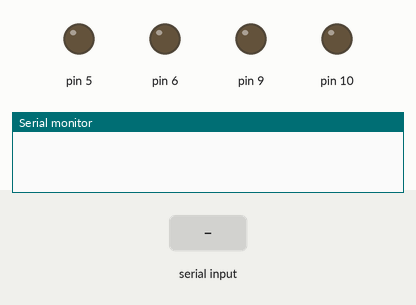
The sketch below on a simulated Arduino Uno, built with avr-gcc and run on an emulated ATmega328P. On the bench: output pins drawn as LEDs (lit = HIGH), the last lines printed to the serial monitor. The inputs (shaded band) are chosen by the test bench.

Above: at 1.2 s.
1.3 s: "F" received over the second serial link
At 2.3 s:
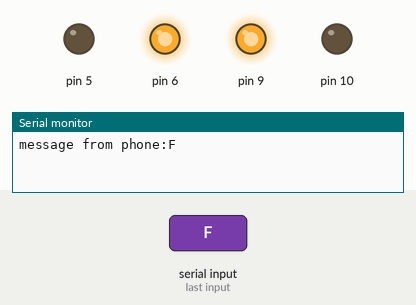
2.8 s: "B" received over the second serial link
At 3.5 s:
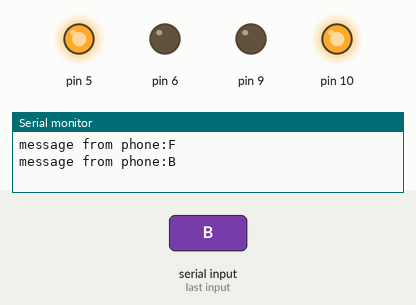
4.3 s: "R" received over the second serial link
At 4.6 s:
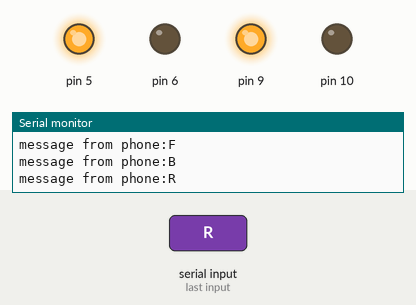
5.8 s: "L" received over the second serial link
At 7.0 s:
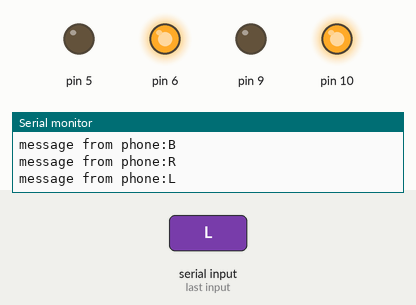
7.3 s: "G" received over the second serial link
At 8.1 s:
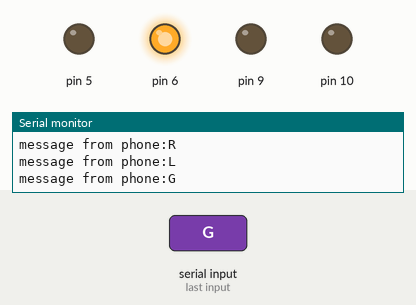
8.8 s: "I" received over the second serial link
At 9.3 s:
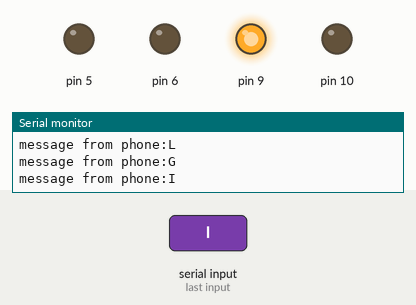
Timing chart, 0 to 11.3 s (numbered marks = the images above; inputs shaded):
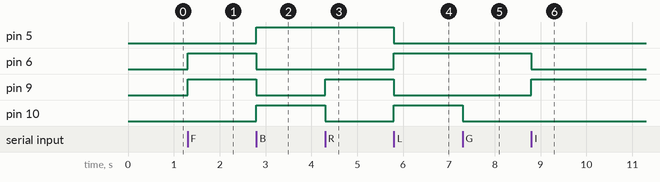

Measured:
- after the input at 1.3 s, pin 6, pin 9: LOW → HIGH at once
- after the input at 2.8 s, pin 5, pin 10: LOW → HIGH at once; pin 6, pin 9: HIGH → LOW at once
- after the input at 4.3 s, pin 9: LOW → HIGH at once; pin 10: HIGH → LOW at once
- after the input at 5.8 s, pin 5, pin 9: HIGH → LOW at once; pin 6, pin 10: LOW → HIGH at once
- after the input at 7.3 s, pin 10: HIGH → LOW at once
- after the input at 8.8 s, pin 6: HIGH → LOW at once; pin 9: LOW → HIGH at once

The sketch:

18112023.ino
```cpp
#include<SoftwareSerial.h>
SoftwareSerial bt(2, 3);  //DRX-2, DTX-3

char value;
void setup() {
  pinMode(5, OUTPUT);
  pinMode(6, OUTPUT);
  pinMode(9, OUTPUT);
  pinMode(10, OUTPUT);
  pinMode(11, INPUT);
  pinMode(12, INPUT);
  Serial.begin(9600);
  bt.begin(9600);
}

void loop() {
  checkBluetooth();
  Move();
}
void forward(int speed) {
  analogWrite(5, 0);
  analogWrite(6, speed);
  analogWrite(9, speed);
  analogWrite(10, 0);
}


void backward(int speed) {
  analogWrite(5, speed);
  analogWrite(6, 0);
  analogWrite(9, 0);
  analogWrite(10, speed);
}

void left(int speed) {
  analogWrite(5, 0);
  analogWrite(6, speed);
  analogWrite(9, 0);
  analogWrite(10, speed);
}
void right(int speed) {
  analogWrite(5, speed);
  analogWrite(6, 0);
  analogWrite(9, speed);
  analogWrite(10, 0);
}
void stp() {
  analogWrite(5, 0);
  analogWrite(6, 0);
  analogWrite(9, 0);
  analogWrite(10, 0);
}

void checkLineSensors(int left, int right) {
  Serial.print("Left: " + (String)digitalRead(left) + " ");
  Serial.println("Right: " + (String)digitalRead(right));
  delay(500);
}


void checkBluetooth() {
  if (bt.available()) {
    value = bt.read();
    Serial.println("message from phone:" + (String)value);
  }
}

void forwardLeft(int speed) {
  analogWrite(5, 0);
  analogWrite(6, speed);
  analogWrite(9, 0);
  analogWrite(10, 0);
}
void forwardRight(int speed) {
  analogWrite(5, 0);
  analogWrite(6, 0);
  analogWrite(9, speed);
  analogWrite(10, 0);
}

void backwardLeft(int speed) {
  analogWrite(5, speed);
  analogWrite(6, 0);
  analogWrite(9, 0);
  analogWrite(10, 0);
}
void backwardRight(int speed) {
  analogWrite(5, 0);
  analogWrite(6, 0);
  analogWrite(9, 0);
  analogWrite(10, speed);
}

void Move(){
  switch(value){
    case 'F':
    forward(255);
    break;

    case 'B':
    backward(255);
    break;

    case 'R':
    right(255);
    break;

    case 'L':
    left(255);
    break;

    case 'G':
    forwardLeft(255);
    break;

    case 'I':
    forwardRight(255);
    break;

    case 'H':
    backwardLeft(255);
    break;

    case 'J':
    backwardRight(255);
    break;

    case 'S':
    stp();
    break;
  }
}
```
